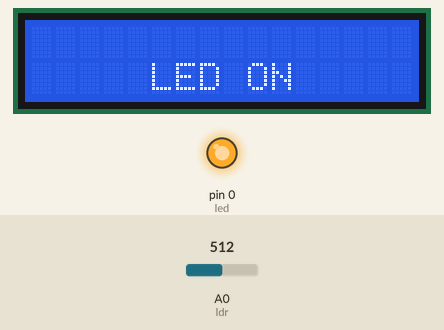
This sketch was run on a simulated Arduino Uno, built with avr-gcc and run on an emulated ATmega328P. Shown: 16×2 character LCD, output pins drawn as LEDs (lit = HIGH). The test bench sets the inputs (shaded band); at power-on: A0 (ldr) = 512.

Above: at 1.3 s.
1.4 s: A0 (ldr) set to 108
4.4 s: A0 (ldr) set to 89
At 5.6 s:
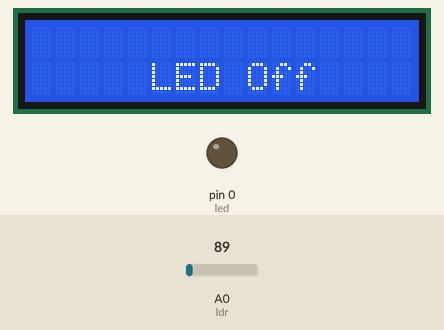
5.9 s: A0 (ldr) set to 110
At 7.0 s:
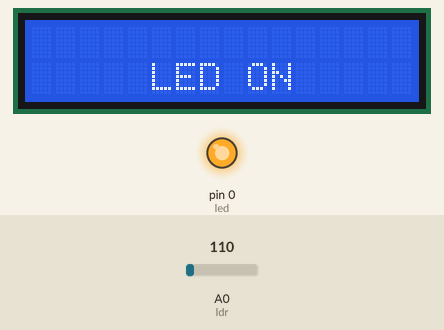
7.4 s: A0 (ldr) set to 90
At 8.6 s:
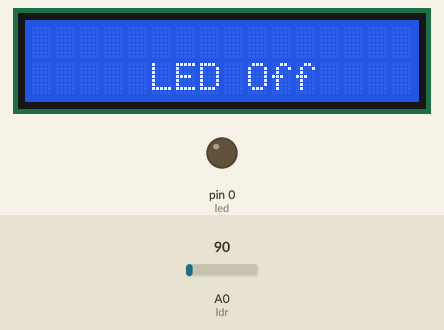
Timing chart, 0 to 9.9 s (numbered marks = the images above; inputs shaded):
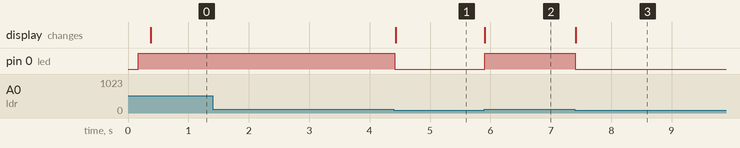

The sketch:

Automatic_street_light_code.ino
```cpp
#include<LiquidCrystal.h>
int led=0,ldr=A0,senvalue=0;
LiquidCrystal lcd(13,12,8,9,10,11);
void setup() {
  pinMode(led,OUTPUT);
  pinMode(ldr,INPUT);
  lcd.begin(16,2);
  lcd.clear();
  lcd.setCursor(0,0);
  lcd.print("PANKAJ SINGH");
  lcd.setCursor(0,1);
  lcd.print("  190BTCCSE024");
  delay(100);
  lcd.clear();
}

void loop() {
  senvalue=analogRead(ldr);
  lcd.clear();
  if(senvalue>100)
  {
    digitalWrite(led,HIGH);
    lcd.setCursor(5,1);
    lcd.print("LED ON    ");
  }
  else
  {
   digitalWrite(led,LOW);
    lcd.setCursor(5,1);
    lcd.print("LED Off   ");
  }
  delay(10);
}
```

Measured:
- the behaviour switches between 101 and 100 on A0 (ldr) (found by bisection; images 0 and 1)
- after the input at 1.4 s, every drawn part: stays the same
- after the input at 4.4 s, pin 0 (led): HIGH → LOW at once; the display: changes at once (image 1)
- after the input at 5.9 s, pin 0 (led): LOW → HIGH at once; the display: changes at once (image 2)
- after the input at 7.4 s, pin 0 (led): HIGH → LOW at once; the display: changes at once (image 3)
